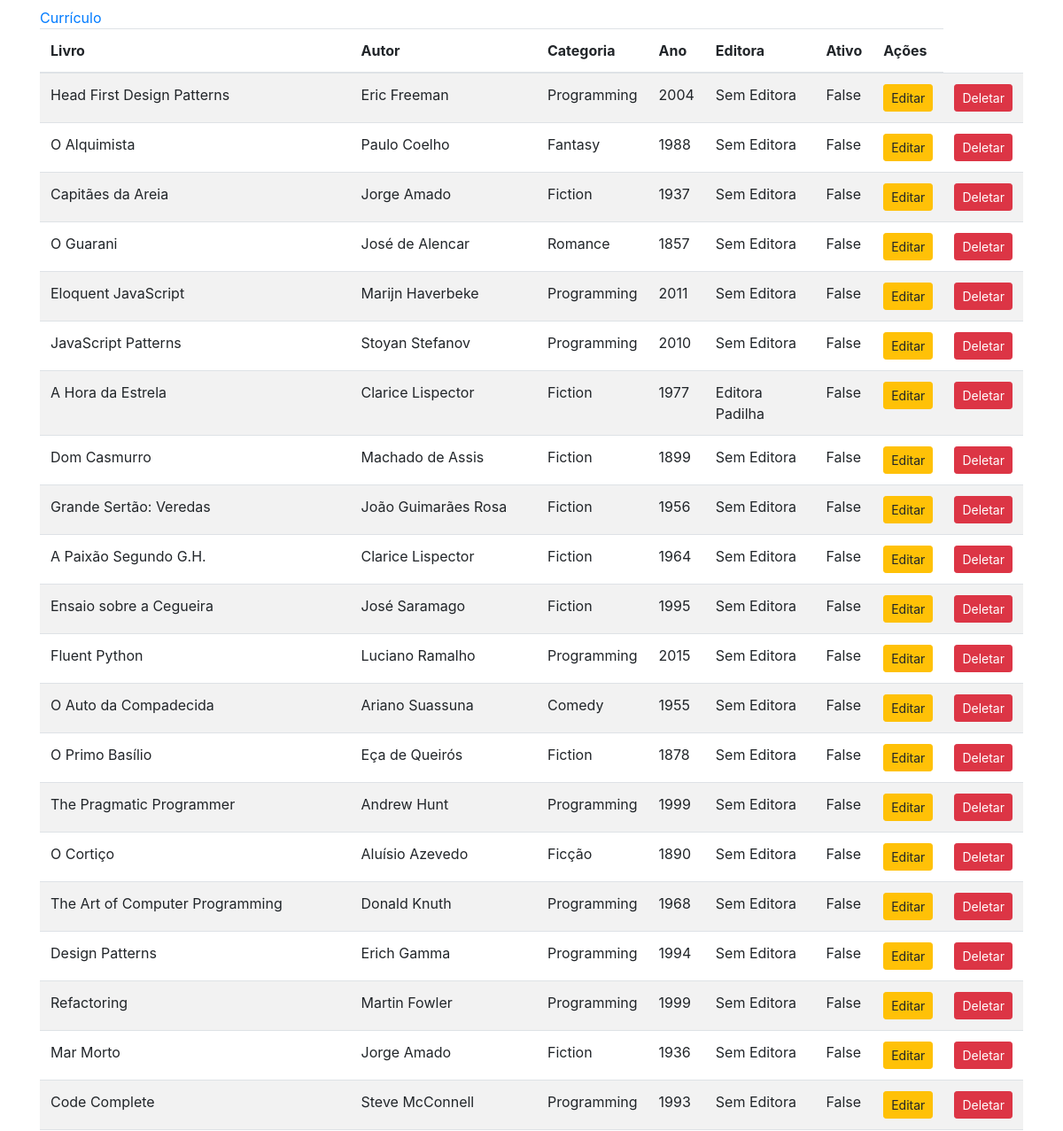
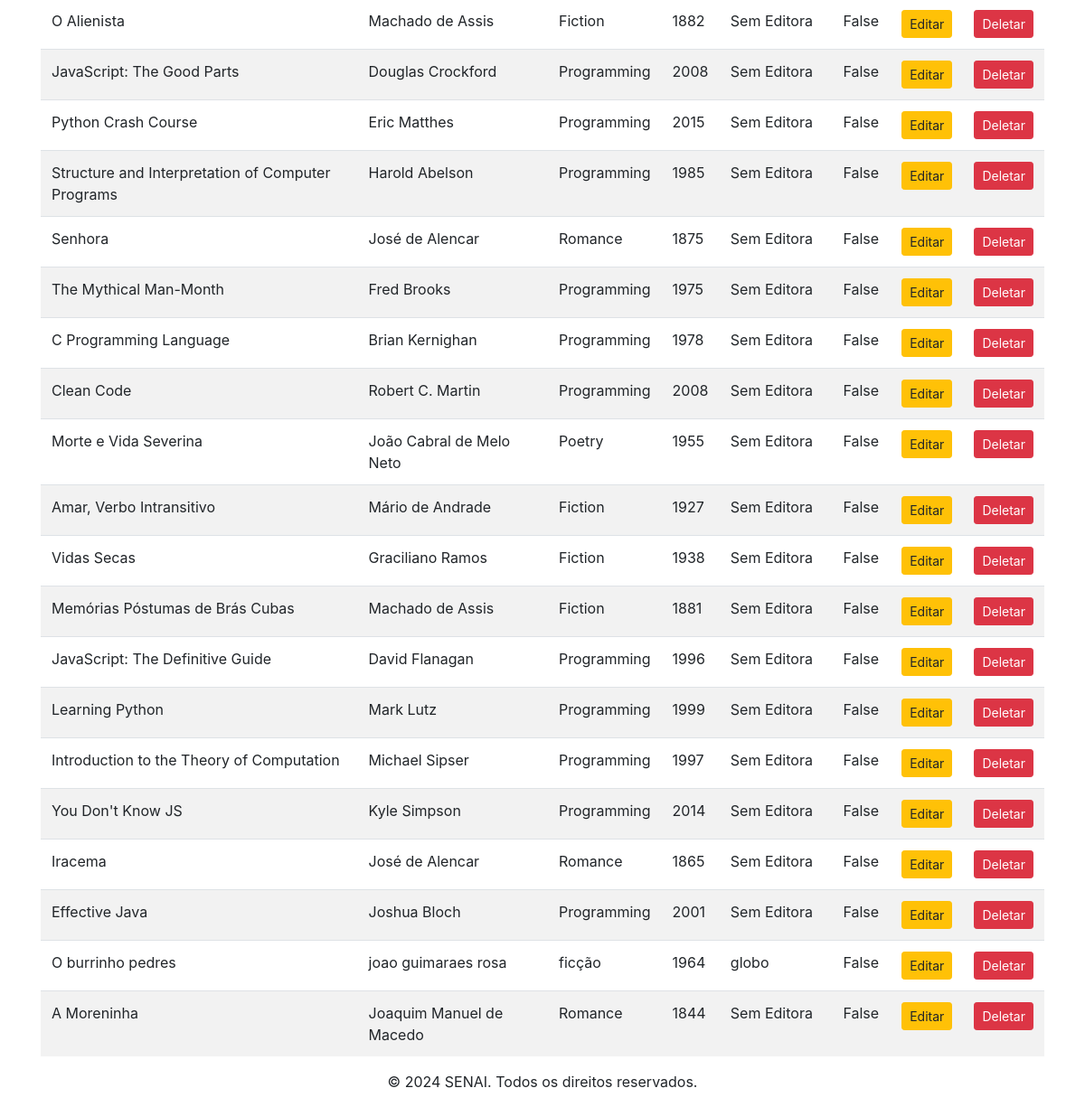
/inicio, run on the app's committed database (2 pictures, top to bottom).
### app.py (models this page shows, shortened)
class Livro(db.Model):
    id = db.Column(db.Integer, primary_key=True)
    titulo = db.Column(db.String(200), nullable=False)
    autor = db.Column(db.String(200), nullable=False)
    categoria = db.Column(db.String(100), nullable=False)
    ano = db.Column(db.Integer, nullable=False)
    editora = db.Column(db.String(200), default="Sem Editora")
    ativo = db.Column(db.Boolean, default=False)

### app.py (the view)
@app.route("/inicio")
def inicio():
    livros = Livro.query.all()
    return render_template("lista.html", lista_de_livros=livros)

### templates/lista.html (shortened to what this page needs)
<!DOCTYPE html>
<html>
  <head>
    <link
      rel="stylesheet"
      href="https://cdn.jsdelivr.net/npm/vanilla-datatables@latest/dist/vanilla-dataTables.min.css"
    />
    <link
      rel="stylesheet"
      href="https://maxcdn.bootstrapcdn.com/bootstrap/4.0.0/css/bootstrap.min.css"
    />
  </head>
  <body>
    <div class="container">
      <a class="url" href="/curriculo">Currículo</a><br />
      <table class="table table-striped table-hover">
        <thead class="thead-default">
          <tr>
            <th>Livro</th>
            <th>Autor</th>
            <th>Categoria</th>
            <th>Ano</th>
            <th>Editora</th>
            <th>Ativo</th>
            <th>Ações</th>
          </tr>
        </thead>
        <tbody>
          {% for livro in lista_de_livros %}
          <tr>
            <td>{{ livro.titulo }}</td>
            <td>{{ livro.autor }}</td>
            <td>{{ livro.categoria }}</td>
            <td>{{ livro.ano }}</td>
            <td>{{ livro.editora }}</td>
            <td>{{ livro.ativo }}</td>
            <td>
                <a href="{{ url_for('editar', id=livro.id) }}" class="btn btn-warning btn-sm">Editar</a>
                <td>
                    <a href="{{ url_for('deletar', id=livro.id) }}" class="btn btn-danger btn-sm" onclick="return confirm('Tem certeza de que deseja deletar este livro?');">Deletar</a>
                  </td>
          </tr>
          {% endfor %}
        </tbody>
      </table>
    </div>
    <footer>
      <p>&copy; 2024 SENAI. Todos os direitos reservados.</p>
    </footer>
  </body>
</html>

### templates/lista.html (style rules this page uses)
footer { text-align: center; }

### data on the page
Livro: titulo "Head First Design Patterns", autor "Eric Freeman", categoria "Programming", ano "2004", editora "Sem Editora", ativo "False"
Livro: titulo "O Alquimista", autor "Paulo Coelho", categoria "Fantasy", ano "1988", editora "Sem Editora", ativo "False"
Livro: titulo "Capitães da Areia", autor "Jorge Amado", categoria "Fiction", ano "1937", editora "Sem Editora", ativo "False"
Livro: titulo "O Guarani", autor "José de Alencar", categoria "Romance", ano "1857", editora "Sem Editora", ativo "False"
Livro: titulo "Eloquent JavaScript", autor "Marijn Haverbeke", categoria "Programming", ano "2011", editora "Sem Editora", ativo "False"
Livro: titulo "JavaScript Patterns", autor "Stoyan Stefanov", categoria "Programming", ano "2010", editora "Sem Editora", ativo "False"
Livro: titulo "A Hora da Estrela", autor "Clarice Lispector", categoria "Fiction", ano "1977", editora "Editora Padilha", ativo "False"
Livro: titulo "Dom Casmurro", autor "Machado de Assis", categoria "Fiction", ano "1899", editora "Sem Editora", ativo "False"
Livro: titulo "Grande Sertão: Veredas", autor "João Guimarães Rosa", categoria "Fiction", ano "1956", editora "Sem Editora", ativo "False"
Livro: titulo "A Paixão Segundo G.H.", autor "Clarice Lispector", categoria "Fiction", ano "1964", editora "Sem Editora", ativo "False"
Livro: titulo "Ensaio sobre a Cegueira", autor "José Saramago", categoria "Fiction", ano "1995", editora "Sem Editora", ativo "False"
Livro: titulo "Fluent Python", autor "Luciano Ramalho", categoria "Programming", ano "2015", editora "Sem Editora", ativo "False"
Livro: titulo "O Auto da Compadecida", autor "Ariano Suassuna", categoria "Comedy", ano "1955", editora "Sem Editora", ativo "False"
Livro: titulo "O Primo Basílio", autor "Eça de Queirós", categoria "Fiction", ano "1878", editora "Sem Editora", ativo "False"
Livro: titulo "The Pragmatic Programmer", autor "Andrew Hunt", categoria "Programming", ano "1999", editora "Sem Editora", ativo "False"
Livro: titulo "O Cortiço", autor "Aluísio Azevedo", categoria "Ficção", ano "1890", editora "Sem Editora", ativo "False"
Livro: titulo "The Art of Computer Programming", autor "Donald Knuth", categoria "Programming", ano "1968", editora "Sem Editora", ativo "False"
Livro: titulo "Design Patterns", autor "Erich Gamma", categoria "Programming", ano "1994", editora "Sem Editora", ativo "False"
Livro: titulo "Refactoring", autor "Martin Fowler", categoria "Programming", ano "1999", editora "Sem Editora", ativo "False"
Livro: titulo "Mar Morto", autor "Jorge Amado", categoria "Fiction", ano "1936", editora "Sem Editora", ativo "False"
Livro: titulo "Code Complete", autor "Steve McConnell", categoria "Programming", ano "1993", editora "Sem Editora", ativo "False"
Livro: titulo "O Alienista", autor "Machado de Assis", categoria "Fiction", ano "1882", editora "Sem Editora", ativo "False"
Livro: titulo "JavaScript: The Good Parts", autor "Douglas Crockford", categoria "Programming", ano "2008", editora "Sem Editora", ativo "False"
Livro: titulo "Python Crash Course", autor "Eric Matthes", categoria "Programming", ano "2015", editora "Sem Editora", ativo "False"
Livro: titulo "Structure and Interpretation of Computer Programs", autor "Harold Abelson", categoria "Programming", ano "1985", editora "Sem Editora", ativo "False"
Livro: titulo "Senhora", autor "José de Alencar", categoria "Romance", ano "1875", editora "Sem Editora", ativo "False"
Livro: titulo "The Mythical Man-Month", autor "Fred Brooks", categoria "Programming", ano "1975", editora "Sem Editora", ativo "False"
Livro: titulo "C Programming Language", autor "Brian Kernighan", categoria "Programming", ano "1978", editora "Sem Editora", ativo "False"
Livro: titulo "Clean Code", autor "Robert C. Martin", categoria "Programming", ano "2008", editora "Sem Editora", ativo "False"
Livro: titulo "Morte e Vida Severina", autor "João Cabral de Melo Neto", categoria "Poetry", ano "1955", editora "Sem Editora", ativo "False"
Livro: titulo "Amar, Verbo Intransitivo", autor "Mário de Andrade", categoria "Fiction", ano "1927", editora "Sem Editora", ativo "False"
Livro: titulo "Vidas Secas", autor "Graciliano Ramos", categoria "Fiction", ano "1938", editora "Sem Editora", ativo "False"
Livro: titulo "Memórias Póstumas de Brás Cubas", autor "Machado de Assis", categoria "Fiction", ano "1881", editora "Sem Editora", ativo "False"
Livro: titulo "JavaScript: The Definitive Guide", autor "David Flanagan", categoria "Programming", ano "1996", editora "Sem Editora", ativo "False"
Livro: titulo "Learning Python", autor "Mark Lutz", categoria "Programming", ano "1999", editora "Sem Editora", ativo "False"
Livro: titulo "Introduction to the Theory of Computation", autor "Michael Sipser", categoria "Programming", ano "1997", editora "Sem Editora", ativo "False"
Livro: titulo "You Don't Know JS", autor "Kyle Simpson", categoria "Programming", ano "2014", editora "Sem Editora", ativo "False"
Livro: titulo "Iracema", autor "José de Alencar", categoria "Romance", ano "1865", editora "Sem Editora", ativo "False"
Livro: titulo "Effective Java", autor "Joshua Bloch", categoria "Programming", ano "2001", editora "Sem Editora", ativo "False"
Livro: titulo "O burrinho pedres", autor "joao guimaraes rosa", categoria "ficção", ano "1964", editora "globo", ativo "False"
Livro: titulo "A Moreninha", autor "Joaquim Manuel de Macedo", categoria "Romance", ano "1844", editora "Sem Editora", ativo "False"
